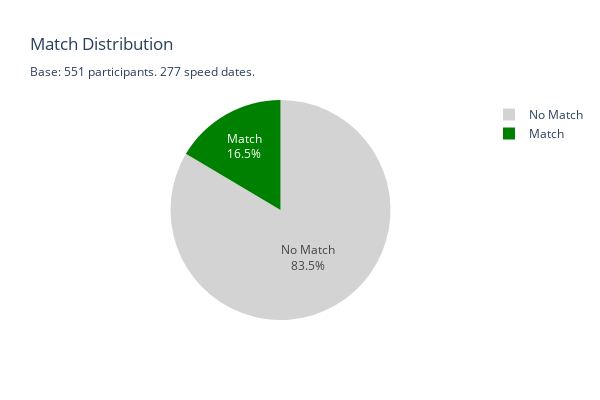

The code cell stored with this chart in its notebook:
### Code cell
# Map match values to alphabetic values
match_mapping = {1: 'Match', 0: 'No Match'}
df['match_label'] = df['match'].map(match_mapping)

# Calculate the counts of each match type
match_counts = df["match_label"].value_counts().reset_index()
match_counts.columns = ['Match Type', 'Count']

# Calculate the total count
total_count = match_counts['Count'].sum()

# Calculate the percentages
match_counts['Percentage'] = (match_counts['Count'] / total_count) * 100

# Create a pie chart
fig = px.pie(
    match_counts,
    values='Count',
    names='Match Type',
    title='Match Distribution <br><sub>Base: 551 participants. 277 speed dates.',
    hover_data={'Percentage': True},
    labels={'Percentage': 'Percentage'},
)

# Update layout for better readability and adjust size
fig.update_traces(
    textposition='inside',
    textinfo='percent+label',
    marker=dict(colors=['lightgrey', 'green'])
)
fig.update_layout(
    width=600,  
    height=400  
)

# Show the plot
fig.show()

### Figure 1 — Plotly figure (JSON) as saved in the notebook; plotly's stock layout.template omitted (floating-point values rounded to 4 significant figures)
{"data": [{"customdata": [[83.53], [16.47]], "domain": {"x": [0, 1], "y": [0, 1]}, "hovertemplate": "Match Type=%{label}<br>Count=%{value}<br>Percentage=%{customdata[0]}<extra></extra>", "labels": ["No Match", "Match"], "legendgroup": "", "marker": {"colors": ["lightgrey", "green"]}, "name": "", "showlegend": true, "textinfo": "percent+label", "textposition": "inside", "type": "pie", "values": [6998, 1380]}], "layout": {"height": 400, "legend": {"tracegroupgap": 0}, "title": {"text": "Match Distribution <br><sub>Base: 551 participants. 277 speed dates."}, "width": 600}}
